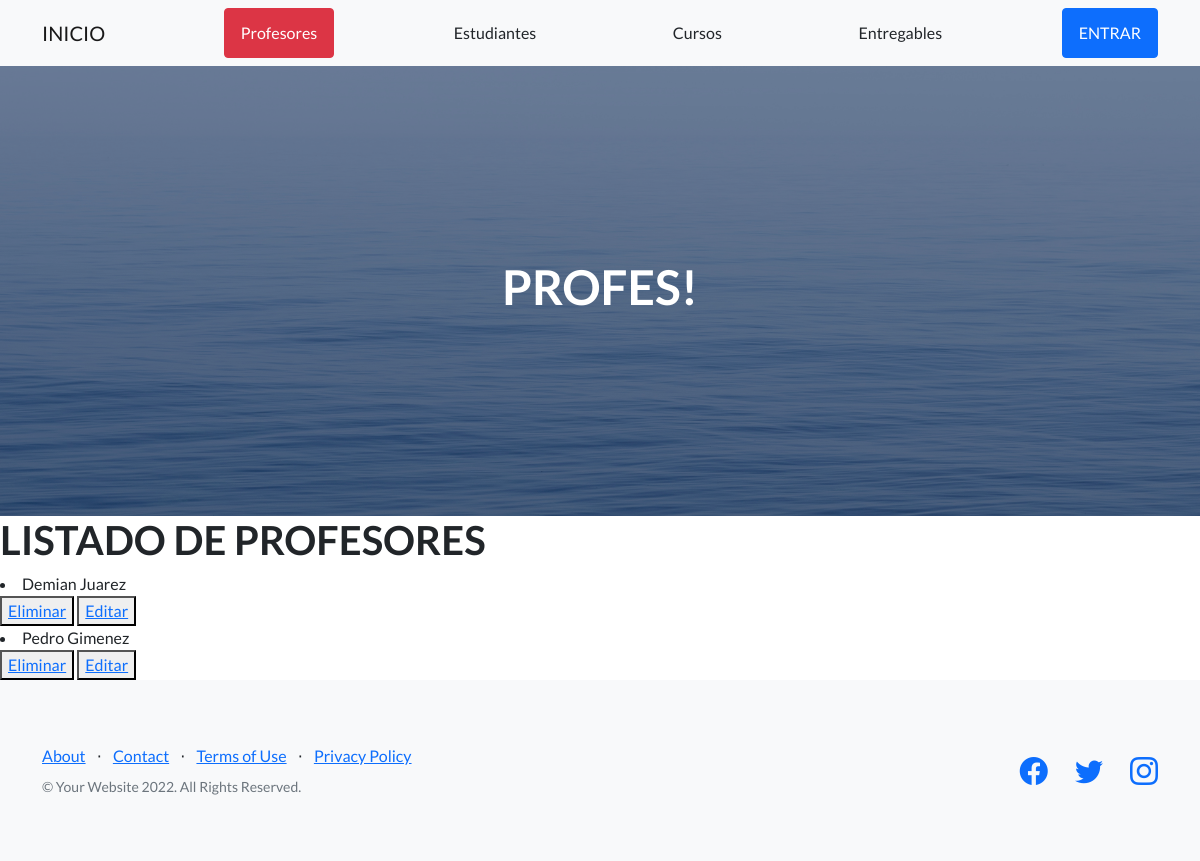
/AppAfter/profesores/, run on the app's committed database.
### AppAfter/models.py (models this page shows)
class Profesor(models.Model):
    nombre=models.CharField(max_length=50)
    apellido=models.CharField(max_length=50)
    email=models.EmailField()
    profesion=models.CharField(max_length=50)
    def __str__(self):
     return self.nombre + " " + str(self.apellido)

### AppAfter/views.py (the view)
# urls.py: path('profesores/', leerProfes, name= "profesores"),
def leerProfes(request):
    profesores=Profesor.objects.all()
    contexto={'profesores': profesores}
    return render(request, "AppAfter/profesores.html", contexto )

### AppAfter/templates/AppAfter/profesores.html
{% extends "AppAfter/padre.html" %}
{% load static %}
{% block contenidoQueCambia %}
<h1>LISTADO DE PROFESORES</h1>
{% for profesor in profesores %}
<li>{{ profesor }}</li>
<button>
    <a href="{% url 'eliminarProfesor' profesor.nombre %}">Eliminar</a>
</button>
<button>
    <a href="{% url 'editarProfesor' profesor.nombre %}">Editar</a>
</button>
{% endfor %}
{% endblock %}
{% block titulo %}
    <h1>PROFES!</h1>
{% endblock %}

### data on the page
Profesor: nombre+apellido "Demian Juarez"
Profesor: nombre+apellido "Pedro Gimenez"
